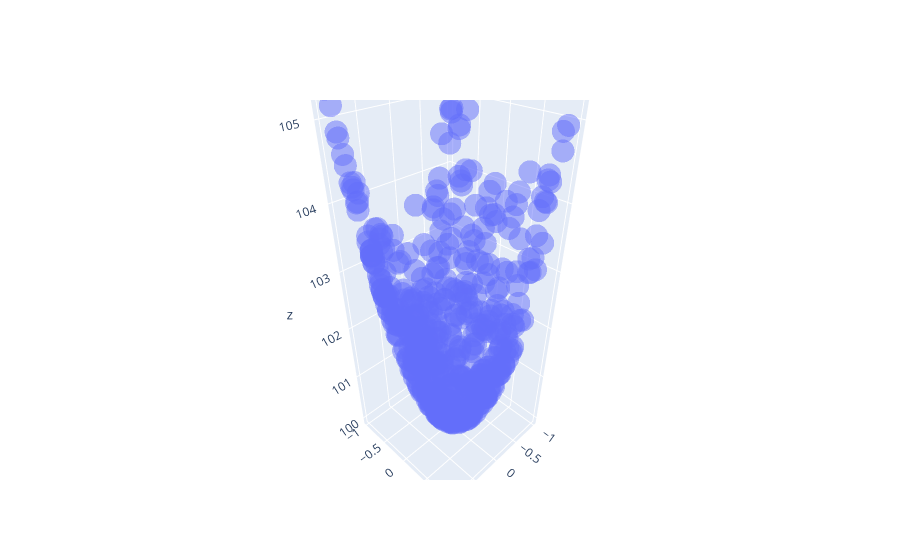

Notebook cell for this chart:
### Markdown cell above
# Gradient Descent Variants

Given the immense importance of the gradient descent algorithm, it has remained an active topic of exploration in order to increase it's speed. This chapter shows the evolution of gradient descent from vanilla batch gradient descent that we developed in the previous chapter to RMSProp. Similar to previous chapter, rather than using libraries, the focus is to implement these variants in python for better learning. 

In order to compare the performance of different versions of gradient descent, I construct a toy dataset, a 2D parabola and demonstrate how each iteration of the algorithm is able to reduce MSE in fewer iterations. 

In order to have a fair comparison, below script construct a toy dataset and the same starting point. Further, I try to keep most of the hyper parameters such as learning rate, stopping criteria, etc. to be static. The toy dataset is a 2D parabola generated using the following equation: $y=100 + 4x_1^2 + 2x_2^2$. The aim of the gradient descent algorithm and it's variant is to estimate the three coefficients: 100, 4 and 2. The three coefficients are represents by vector $\theta$.

### Code cell
from numpy.random import normal
import pandas as pd
import random
import numpy as np
from tqdm import trange
%matplotlib inline

from plotly.offline import download_plotlyjs, init_notebook_mode, iplot
import plotly.graph_objs as go
import plotly.express as px
from IPython.display import HTML
# init_notebook_mode(connected=True)

# set seed so that generated data is repetable
random.seed(10)
np.random.seed(10)

# randomly generate 500 values for X1**2 and x2**2
num_samples = 500
dataDF = pd.DataFrame({
  'x0': 1, # we add a dummy value so as to deal with intercept i.e 100
  'x1':  np.array([random.randint(-1000, 1000)/1000 for x in range(num_samples, )]),
  'x2':  np.array([random.randint(-1000, 1000)/1000 for x in range(num_samples)]) ,
})

# compute y for given set of X1 and X2
dataDF['y'] = 100 + 4 * dataDF['x1'] ** 2 + 2 * dataDF['x2'] ** 2
display(dataDF.head(5))

# Extract features and target into separate numpy arrays
# Note we are already taking square of X1 and X2 
X = dataDF[['x0', 'x1', 'x2']].values ** 2
y = dataDF['y'].values                    
# create a random starting point that will be used for exploration
starting_point = np.array([random.random() for i in range(X.shape[1])])

# Plot the data 
iplot([go.Scatter3d(x=dataDF['x1'], y=dataDF['x2'], z=dataDF['y'], opacity=0.5, mode='markers')], show_link=False)

### Figure 1 — Plotly figure (JSON) as saved in the notebook; plotly's stock layout.template omitted (floating-point values rounded to 4 significant figures; data arrays with more than 128 entries replaced by an {"elided": "..."} marker saying what was removed)
{"data": [{"mode": "markers", "opacity": 0.5, "type": "scatter3d", "x": {"elided": "500 float values"}, "y": {"elided": "500 float values"}, "z": {"elided": "500 float values"}}], "layout": {}}
